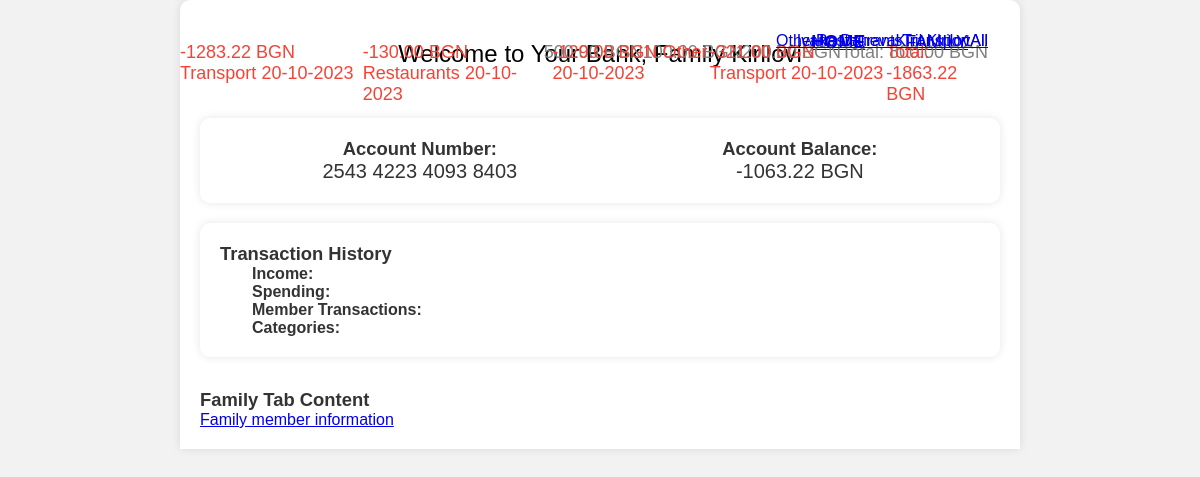
Before: /family/ with the older database file.
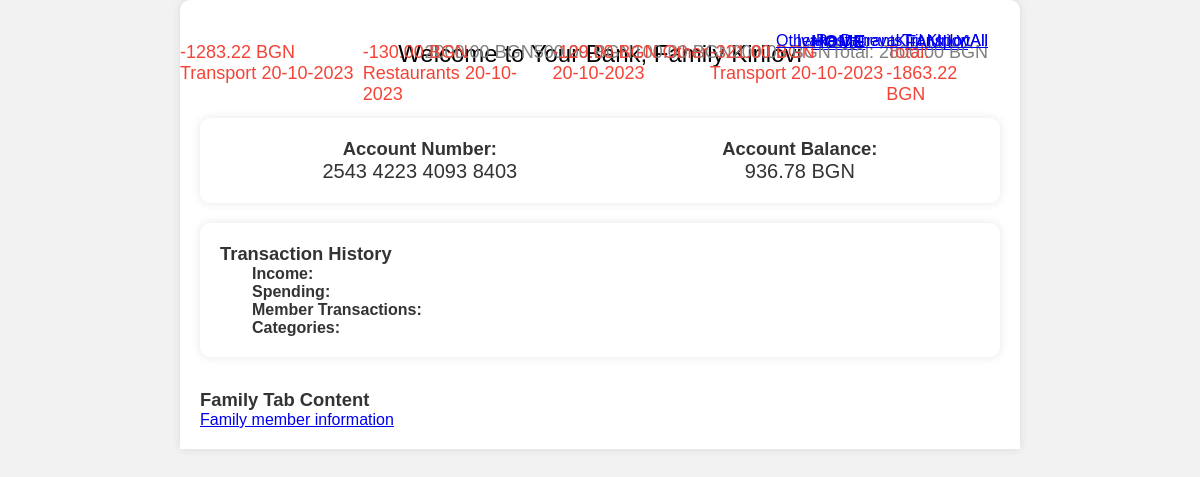
After: the same page with the newer database file.
### base/models.py (models this page shows, shortened)
class Account(models.Model):
    holder = models.ForeignKey(Customer, on_delete=models.SET_NULL, null=True)
    number = models.CharField(max_length=20)
    amount = models.DecimalField(default=0, max_digits=20, decimal_places=2)
    updated = models.DateTimeField(auto_now=True)
    created = models.DateTimeField(auto_now_add=True)
    members = models.ManyToManyField(Customer, related_name="members", blank=True, null=True)
    type = models.CharField(max_length=20, choices=TYPES, blank=True)
    name = models.CharField(max_length=50, null=True)

class Transactions(models.Model):
    affected_account = models.ForeignKey(Account, on_delete=models.SET_NULL, null=True)
    amount = models.DecimalField(max_digits=20, decimal_places=2)
    updated = models.DateTimeField(auto_now=True)
    created = models.DateTimeField(auto_now_add=True)
    person = models.ForeignKey(Customer, on_delete=models.SET_NULL, null=True)
    category = models.CharField(max_length=20, choices=CATEGORIES, default="Other")
    class Meta:
        ordering = ["-updated", "-created"]

class Customer(models.Model):
    name = models.CharField(max_length=200)
    date_of_birth = models.DateTimeField(default=timezone.now)
    personal_number = models.CharField(max_length=15, default="0000000000")
    gender = models.CharField(max_length=20, choices=GENDERS, default="Male")

### base/views.py (the view)
# urls.py: path("family/", views.family_page, name="family"),
def family_page(request):
    q = request.GET.get("q") if request.GET.get("q") is not None else ""
    account = Account.objects.get(name="Kirilovi")
    transactions = Transactions.objects.filter(
        Q(person__name__icontains=q),
        Q(affected_account=account)
    )
    total_spent_amount = sum(t.amount for t in transactions if t.amount < 0)
    total_income_amount = sum(t.amount for t in transactions if t.amount >= 0)
    category_counts = Transactions.objects.values('category').annotate(count=Count('category'))
    unique_categories = [item['category'] for item in category_counts]
    account.amount = set_account_amount(account)
    members = account.members
    context = {"account": account,
               "transactions": transactions,
               "members": members,
               "categories": unique_categories,
               "total_spent_amount": total_spent_amount,
               "total_income_amount": total_income_amount
               }
    return render(request, "family.html", context)

### base/views.py (called while the page is built)
def set_account_amount(account):
    transactions = Transactions.objects.filter(affected_account=account)
    amount = 0
    for t in transactions:
        amount += t.amount
    return amount

### templates/family.html (shortened to what this page needs)
<!DOCTYPE html>
{% load static %}
<html lang="en">
<head>
    <link rel="stylesheet" href="{% static 'styles/style.css' %}">
</head>
<body>
    <div class="container">
        <header>
            <h1>Welcome to Your Bank, Family {{account.name}}</h1>
            <nav class="tabs">
                <ul>
                    <li class="active-tab"><a href="{% url 'home' %}">Home</a></li>
                    <li><a href="{% url 'family' %}">Family</a></li>
                </ul>
            </nav>
        </header>
        <section class="tab-content">
            <div class="tab home-tab active">
                <section class="account-info">
                    <div class="account-details">
                        <h2>Account Number:</h2>
                        <p>{{account.number}}</p>
                    </div>
                    <div class="account-balance">
                        <h2>Account Balance:</h2>
                        <p>{{ account.amount }} BGN</p>
                    </div>
                </section>
                <section class="transaction-history">
                    <h2>Transaction History</h2>
                    <div class="transaction-list">
    <div class="income">
        <p><strong>Income:</strong></p>
        <ul>
            {% for t in transactions %}
                {% if t.amount >= 0 %}
                <li>{{ t.amount }} BGN</li>
                {% endif %}
            {% endfor %}
            <li> Total: {{total_income_amount}} BGN</li>
        </ul>
    </div>
    <div class="spend">
        <p><strong>Spending:</strong></p>
        <ul>
            {% for t in transactions %}
                {% if t.amount < 0 %}
                <li>{{ t.amount }} BGN {{ t.category }} {{ t.created|date:"d-m-Y"}}</li>
                {% endif %}
            {% endfor %}
                <li> Total: {{total_spent_amount}} BGN</li>
        </ul>
    </div>
    <div class="members">
        <p><strong>Member Transactions:</strong></p>
        <ul>
            {% for member in account.members.all %}
                <li><a href="{% url 'family' %}?q={{member.name}}">{{ member.name }}</a></li>
            {% endfor %}
                <li><a href="{% url 'family' %}">All</a></li>
        </ul>
    </div>
    <div class="categories">
        <p><strong>Categories:</strong></p>
        <ul>
            {% for c in categories %}
                <li><a href="{% url 'family' %}?q={{c}}">{{c}}</a></li>
            {% endfor %}
                <li><a href="{% url 'family' %}">All</a></li>
        </ul>
    </div>
</div>
                </section>
            </div>
            <div class="tab family-tab">
                <h2>Family Tab Content</h2>
            </div>
        </section>
        <a href="{% url 'members' %}">Family member information</a>
    </div>
</body>
</html>

Changed rows visible on the page:
computed for Account "Kirilovi": amount "-1063.22" → "936.78"
added Transactions: amount "2000.00", shown under "Transaction History"
Other visible differences:
{{ total_income_amount }}: "800.00" → "2800.00"
